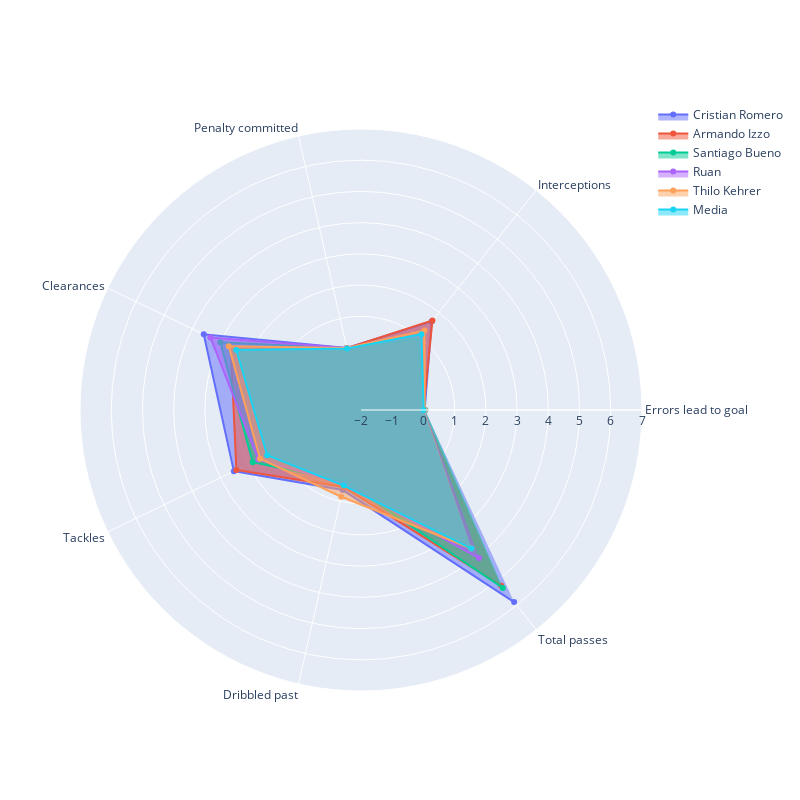

Write notebook code for a chart like this one.
### Markdown cell above
Buscamos un defensa central

### Code cell
buscar_jugadores_similares('Cristian Romero', caracteristicas_grafico)

### Figure 1 — Plotly figure (JSON) as saved in the notebook; plotly's stock layout.template omitted (floating-point values rounded to 4 significant figures)
{"data": [{"fill": "toself", "name": "Cristian Romero", "r": [0.04, 1.63, 0.04, 3.59, 2.52, 0.63, 5.867], "theta": ["Errors lead to goal", "Interceptions", "Penalty committed", "Clearances", "Tackles", "Dribbled past", "Total passes"], "type": "scatterpolar"}, {"fill": "toself", "name": "Armando Izzo", "r": [0, 1.67, 0.03, 2.63, 2.43, 0.53, 5.197], "theta": ["Errors lead to goal", "Interceptions", "Penalty committed", "Clearances", "Tackles", "Dribbled past", "Total passes"], "type": "scatterpolar"}, {"fill": "toself", "name": "Santiago Bueno", "r": [0.06, 0.91, 0.03, 3, 1.85, 0.35, 5.288], "theta": ["Errors lead to goal", "Interceptions", "Penalty committed", "Clearances", "Tackles", "Dribbled past", "Total passes"], "type": "scatterpolar"}, {"fill": "toself", "name": "Ruan", "r": [0.04, 1.04, 0.04, 3.35, 1.65, 0.43, 4.065], "theta": ["Errors lead to goal", "Interceptions", "Penalty committed", "Clearances", "Tackles", "Dribbled past", "Total passes"], "type": "scatterpolar"}, {"fill": "toself", "name": "Thilo Kehrer", "r": [0.04, 1.26, 0.04, 2.7, 1.59, 0.85, 3.674], "theta": ["Errors lead to goal", "Interceptions", "Penalty committed", "Clearances", "Tackles", "Dribbled past", "Total passes"], "type": "scatterpolar"}, {"fill": "toself", "name": "Media", "r": [0.007813, 1.103, 0.02036, 2.434, 1.334, 0.4834, 3.677], "theta": ["Errors lead to goal", "Interceptions", "Penalty committed", "Clearances", "Tackles", "Dribbled past", "Total passes"], "type": "scatterpolar"}], "layout": {"autosize": false, "height": 800, "polar": {"radialaxis": {"range": [-2, 7], "visible": true}}, "showlegend": true, "width": 800}}
